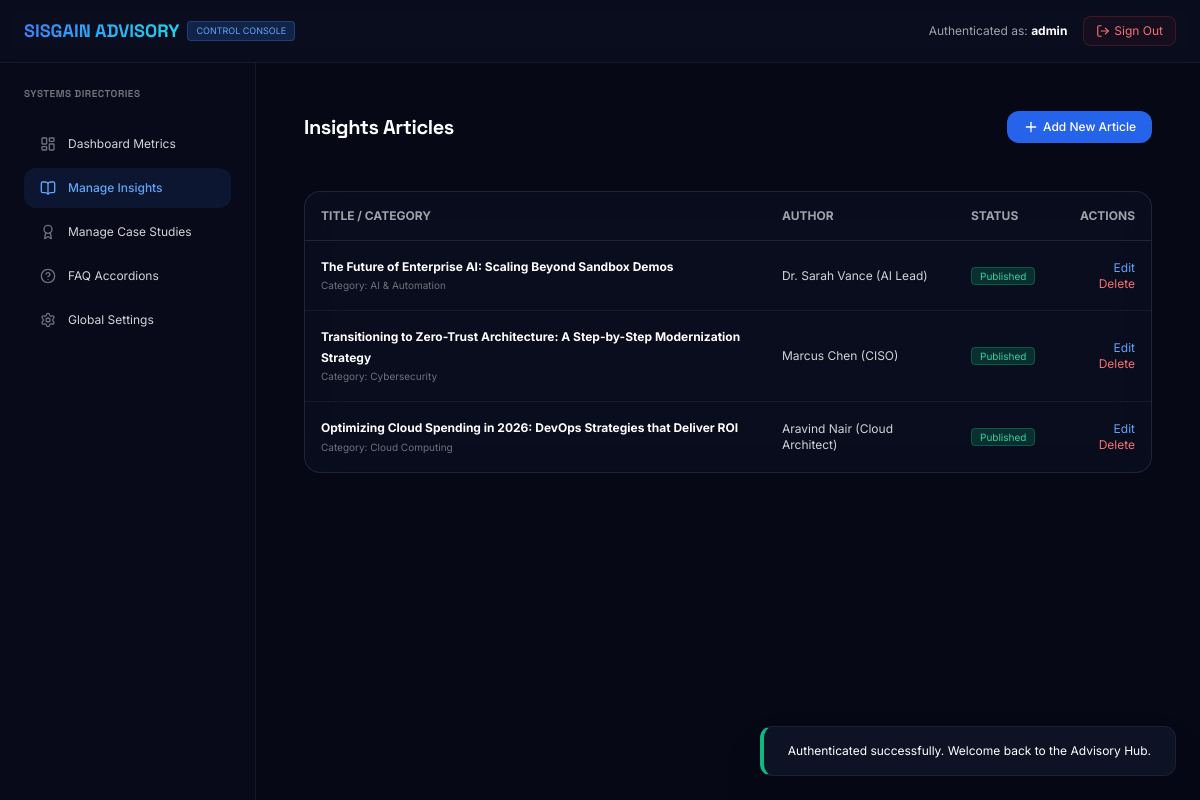
The page /admin/blogs.php (signed in) on the database its author committed.
### tables this page shows
CREATE TABLE `blogs` (
  `id` INT AUTO_INCREMENT PRIMARY KEY,
  `title` VARCHAR(200) NOT NULL,
  `slug` VARCHAR(200) NOT NULL UNIQUE,
  `category` VARCHAR(100) NOT NULL,
  `summary` VARCHAR(255) NOT NULL,
  `content` LONGTEXT NOT NULL,
  `image_url` VARCHAR(255) DEFAULT NULL,
  `meta_keywords` VARCHAR(255) DEFAULT NULL,
  `author_name` VARCHAR(100) DEFAULT 'Sisgain Advisory Team',
  `status` ENUM('draft', 'published') DEFAULT 'published',
  `created_at` TIMESTAMP DEFAULT CURRENT_TIMESTAMP
);

### config/db.php (called while the page is built, shortened)
<?php
function get_flash_message() {
    if (isset($_SESSION['flash_message'])) {
        $msg = $_SESSION['flash_message'];
        return $msg;
    }
    return null;
}

### admin/blogs.php (the view, shortened to what this page needs)
<?php
require_once __DIR__ . '/../config/db.php';
$action = isset($_GET['action']) ? sanitize($_GET['action']) : 'list';
try {
    $stmt = $pdo->query("SELECT * FROM blogs ORDER BY created_at DESC");
    $all_posts = $stmt->fetchAll();
} catch (Exception $e) {
    $all_posts = [];
}
?>
<!DOCTYPE html>
<html lang="en">
<head>
    <script src="https://cdn.tailwindcss.com"></script>
    <link rel="stylesheet" href="/assets/css/style.css">
</head>
<body class="bg-darkBg text-white min-h-screen flex flex-col">
    <header class="border-b border-white/5 bg-darkCard/50 backdrop-blur px-6 py-4 flex items-center justify-between">
        <a href="/admin/index.php" class="flex items-center space-x-2">
            <span class="text-lg font-bold font-space bg-gradient-to-r from-blue-500 to-cyan-400 bg-clip-text text-transparent">SISGAIN ADVISORY</span>
            <span class="text-[9px] uppercase bg-blue-500/20 text-blue-400 px-2 py-0.5 rounded border border-blue-500/30">Control Console</span>
        </a>
        <div class="flex items-center space-x-4">
            <span class="text-xs text-zinc-400">Authenticated as: <strong class="text-white"><?= htmlspecialchars($_SESSION['admin_username']) ?></strong></span>
            <a href="/admin/logout.php" class="text-xs text-red-400 hover:text-red-300 transition-colors flex items-center border border-red-500/20 bg-red-500/5 px-3 py-1.5 rounded-lg">
                <i data-lucide="log-out" class="w-3.5 h-3.5 mr-1"></i> Sign Out
            </a>
        </div>
    </header>
    <div class="flex-1 flex flex-col lg:flex-row">
        <aside class="w-full lg:w-64 border-r border-white/5 bg-darkCard/25 p-6 space-y-6">
            <h3 class="text-zinc-500 text-[10px] uppercase font-bold tracking-wider">Systems Directories</h3>
            <nav class="flex flex-col space-y-1 text-xs">
                <a href="/admin/index.php" class="flex items-center space-x-3 text-zinc-300 hover:text-white px-4 py-3 rounded-xl transition-colors">
                    <i data-lucide="layout-dashboard" class="w-4 h-4 text-zinc-500"></i>
                    <span>Dashboard Metrics</span>
                </a>
                <a href="/admin/blogs.php" class="flex items-center space-x-3 text-blue-400 bg-blue-500/10 px-4 py-3 rounded-xl font-medium">
                    <i data-lucide="book-open" class="w-4 h-4"></i>
                    <span>Manage Insights</span>
                </a>
                <a href="/admin/case-studies.php" class="flex items-center space-x-3 text-zinc-300 hover:text-white px-4 py-3 rounded-xl transition-colors">
                    <i data-lucide="award" class="w-4 h-4 text-zinc-500"></i>
                    <span>Manage Case Studies</span>
                </a>
                <a href="/admin/faqs.php" class="flex items-center space-x-3 text-zinc-300 hover:text-white px-4 py-3 rounded-xl transition-colors">
                    <i data-lucide="help-circle" class="w-4 h-4 text-zinc-500"></i>
                    <span>FAQ Accordions</span>
                </a>
                <a href="/admin/settings.php" class="flex items-center space-x-3 text-zinc-300 hover:text-white px-4 py-3 rounded-xl transition-colors">
                    <i data-lucide="settings" class="w-4 h-4 text-zinc-500"></i>
                    <span>Global Settings</span>
                </a>
            </nav>
        </aside>
        <main class="flex-1 p-6 md:p-12 space-y-12">
            <?php if ($action === 'list'): ?>
                <div class="flex items-center justify-between">
                    <h2 class="text-xl font-bold font-space text-white">Insights Articles</h2>
                    <a href="/admin/blogs.php?action=add" class="bg-blue-600 hover:bg-blue-500 text-white font-medium px-4 py-2 rounded-xl text-xs flex items-center transition-colors">
                        <i data-lucide="plus" class="w-4 h-4 mr-1"></i> Add New Article
                    </a>
                </div>
                <div class="glass-card rounded-2xl overflow-hidden border border-white/10">
                    <table class="w-full text-left border-collapse text-xs">
                        <thead>
                            <tr class="border-b border-white/10 bg-white/2">
                                <th class="p-4 text-zinc-400 font-bold uppercase">Title / Category</th>
                                <th class="p-4 text-zinc-400 font-bold uppercase">Author</th>
                                <th class="p-4 text-zinc-400 font-bold uppercase">Status</th>
                                <th class="p-4 text-zinc-400 font-bold uppercase text-right">Actions</th>
                            </tr>
                        </thead>
                        <tbody class="divide-y divide-white/5">
                            <?php if (!empty($all_posts)): ?>
                                <?php foreach ($all_posts as $post): ?>
                                    <tr>
                                        <td class="p-4">
                                            <p class="font-bold text-white"><?= htmlspecialchars($post['title']) ?></p>
                                            <p class="text-[10px] text-zinc-500">Category: <?= htmlspecialchars($post['category']) ?></p>
                                        </td>
                                        <td class="p-4 text-zinc-300">
                                            <?= htmlspecialchars($post['author_name']) ?>
                                        </td>
                                        <td class="p-4">
                                            <span class="px-2 py-0.5 rounded text-[10px] <?= $post['status'] === 'published' ? 'bg-emerald-500/20 text-emerald-400 border border-emerald-500/30' : 'bg-zinc-800 text-zinc-400 border border-zinc-700' ?>">
                                                <?= ucfirst(htmlspecialchars($post['status'])) ?>
                                            </span>
                                        </td>
                                        <td class="p-4 text-right space-x-2">
                                            <a href="/admin/blogs.php?action=edit&id=<?= $post['id'] ?>" class="text-blue-400 hover:text-blue-300">Edit</a>
                                            <a href="/admin/blogs.php?action=delete&id=<?= $post['id'] ?>" onclick="return confirm('Confirm article deletion?')" class="text-red-400 hover:text-red-300">Delete</a>
                                        </td>
                                    </tr>
                                <?php endforeach; ?>
                            <?php else: ?>
                                <tr>
                                    <td colspan="4" class="p-8 text-center text-zinc-500">No blog posts found. Click 'Add New Article' to write one.</td>
                                </tr>
                            <?php endif; ?>
                        </tbody>
                    </table>
                </div>
            <?php endif; ?>
        </main>
    </div>
    <?php $flash = get_flash_message(); if ($flash): ?>
        <div id="admin-toast" class="fixed bottom-6 right-6 z-50 glass-card bg-darkCard border-l-4 <?= $flash['type'] === 'success' ? 'border-l-emerald-500' : 'border-l-rose-500' ?> px-6 py-4 rounded-xl shadow-2xl">
            <div class="text-xs text-white"><?= htmlspecialchars($flash['text']) ?></div>
        </div>
    <?php endif; ?>
</body>
</html>

### assets/css/style.css (style rules this page uses)
:root { --color-bg-dark: #060816; --color-bg-darker: #0a0d1a; --color-bg-card: #0D1324; --color-bg-light: #ffffff; --color-bg-light-alt: #f8f9fc; --color-text-primary: #ffffff; --color-text-secondary: #94a3b8; --color-text-muted: #64748b; --color-text-dark: #0f0f0f; --color-accent-blue: #3b82f6; --color-accent-cyan: #06b6d4; --color-accent-purple: #8b5cf6; --color-accent-emerald: #10b981; --color-border-light: rgba(255, 255, 255, 0.06); --color-border-dark: rgba(255, 255, 255, 0.12); --spacing-section: clamp(80px, 10vw, 160px); --spacing-section-sm: clamp(48px, 6vw, 96px); --radius-sm: 8px; --radius-md: 12px; --radius-lg: 16px; --radius-xl: 24px; --radius-2xl: 32px; --shadow-card: 0 4px 24px rgba(0, 0, 0, 0.12); --shadow-card-hover: 0 12px 48px rgba(0, 0, 0, 0.2); --shadow-glow-blue: 0 0 60px rgba(59, 130, 246, 0.15); --transition-base: all 0.4s cubic-bezier(0.16, 1, 0.3, 1); --transition-fast: all 0.2s ease; }
*, *::before, *::after { margin: 0; padding: 0; box-sizing: border-box; }
html { scroll-behavior: smooth; -webkit-text-size-adjust: 100%; }
body { font-family: 'Inter', system-ui, -apple-system, sans-serif; font-size: 16px; line-height: 1.4; color: var(--color-text-primary); background-color: var(--color-bg-dark); overflow-x: hidden; -webkit-font-smoothing: antialiased; -moz-osx-font-smoothing: grayscale; text-rendering: optimizeLegibility; }
h1, h2, h3, h4, h5, h6 { font-family: 'Space Grotesk', sans-serif; letter-spacing: -0.02em; font-weight: 700; }
h2 { font-size: clamp(1.75rem, 3.5vw, 3rem); line-height: 1.2; }
h3 { font-size: clamp(1.25rem, 2vw, 2rem); line-height: 1.3; }
p { line-height: 1.7; color: var(--color-text-secondary); }
* { scrollbar-width: thin; scrollbar-color: #1e293b var(--color-bg-dark); }
.glass-card { background: rgba(13, 19, 36, 0.5); backdrop-filter: blur(20px); -webkit-backdrop-filter: blur(20px); border: 1px solid var(--color-border-light); border-radius: var(--radius-xl); transition: var(--transition-base); }

### rows shown on the page
blogs: title "The Future of Enterprise AI: Scaling Beyond Sandbox Demos", category "AI & Automation", author_name "Dr. Sarah Vance (AI Lead)", status "Published"
blogs: title "Transitioning to Zero-Trust Architecture: A Step-by-Step Modernization Strategy", category "Cybersecurity", author_name "Marcus Chen (CISO)", status "Published"
blogs: title "Optimizing Cloud Spending in 2026: DevOps Strategies that Deliver ROI", category "Cloud Computing", author_name "Aravind Nair (Cloud Architect)", status "Published"

### other values the page prints
$_SESSION['admin_username'] "admin"
$flash['text'] "Authenticated successfully. Welcome back to the Advisory Hub."
